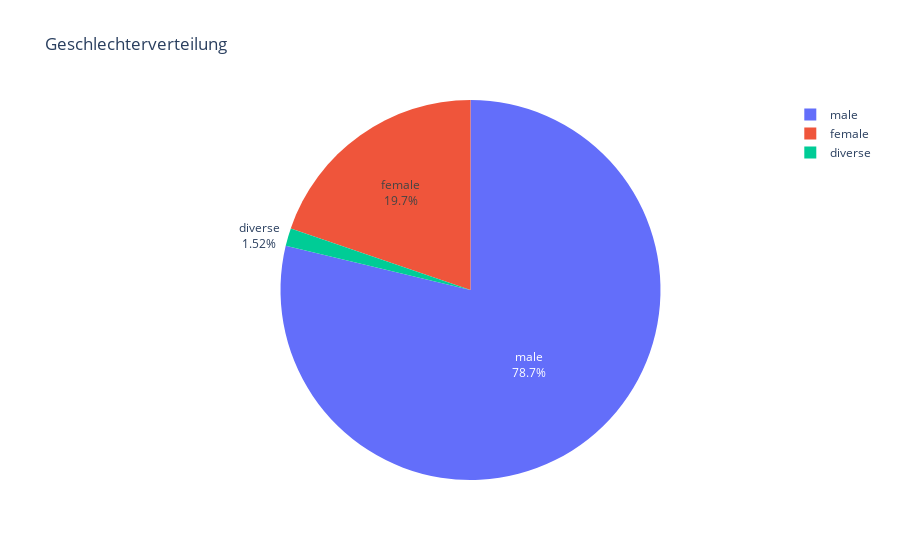

Notebook code for this chart:
### Markdown cell above
### 2.8.1 Geschlechtsverteilung

### Code cell
gender_count = df["Gender"].value_counts().reset_index()
gender_count.columns = ["Gender", "Count"]

px.pie(gender_count, values="Count", names="Gender", 
       title="Geschlechterverteilung", 
       hover_data=["Count"], 
       labels={"Count": "Anzahl"}).update_traces(textinfo="percent+label")

### Figure 1 — Plotly figure (JSON) as saved in the notebook; plotly's stock layout.template omitted (floating-point values rounded to 4 significant figures)
{"data": [{"customdata": [[985], [247], [19]], "domain": {"x": [0, 1], "y": [0, 1]}, "hovertemplate": "Gender=%{label}<br>Anzahl=%{customdata[0]}<extra></extra>", "labels": ["male", "female", "diverse"], "legendgroup": "", "name": "", "showlegend": true, "textinfo": "percent+label", "type": "pie", "values": [985, 247, 19]}], "layout": {"legend": {"tracegroupgap": 0}, "title": {"text": "Geschlechterverteilung"}}}
